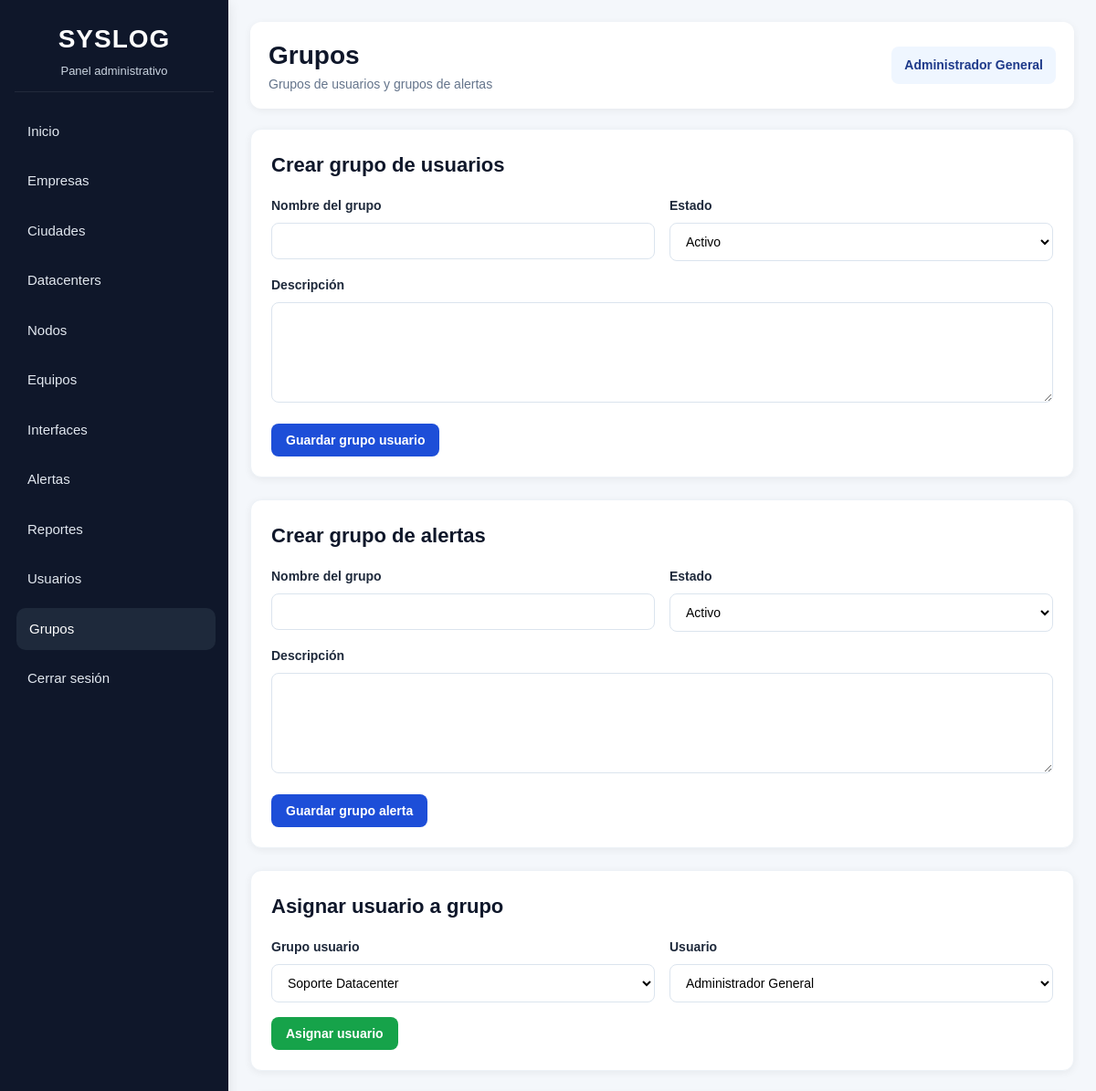
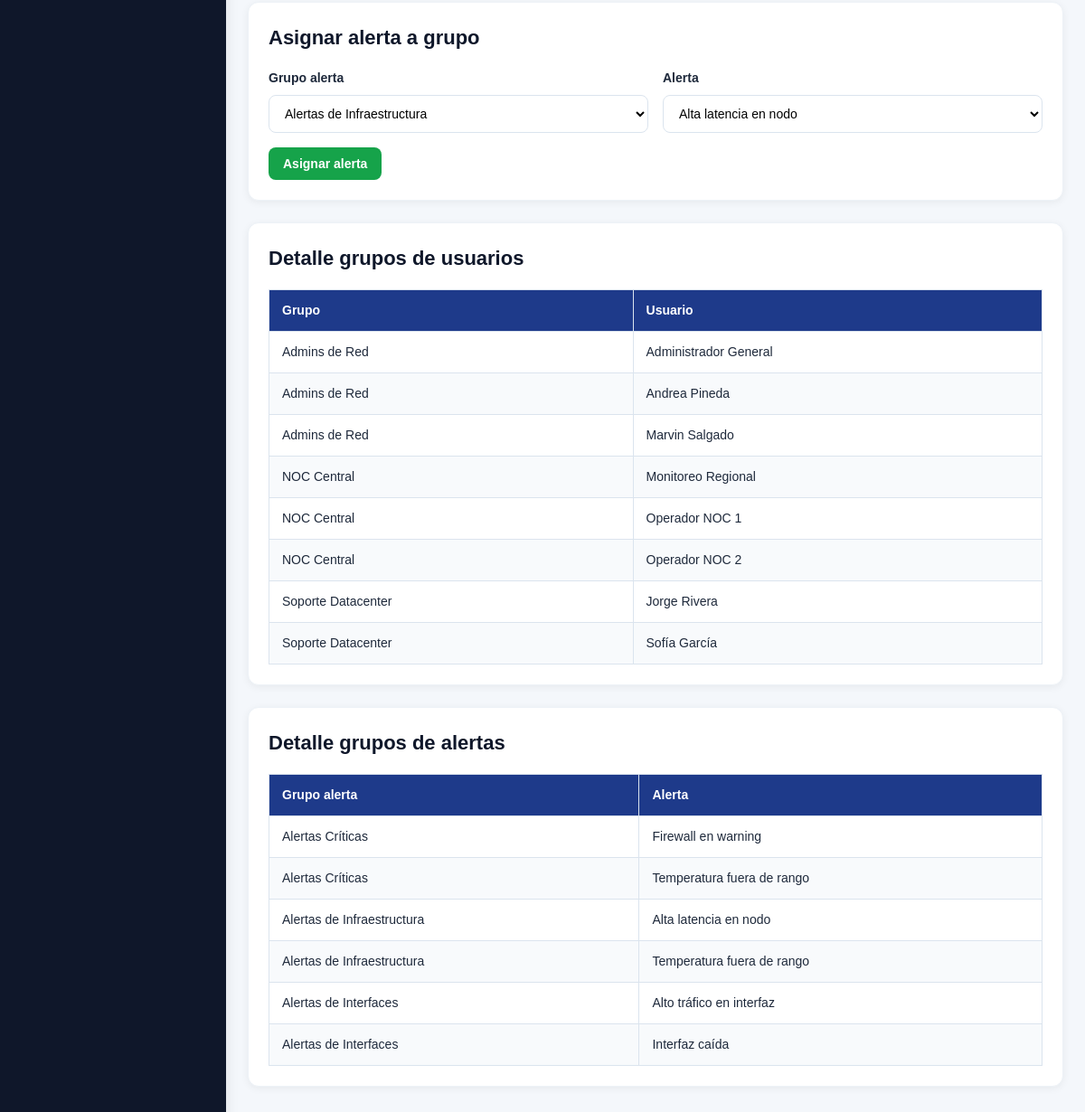
The app's page /pages/grupos.php (signed in) with its own data (2 pictures, top to bottom).
### tables this page shows
CREATE TABLE `grupo_usuario` (
  `id_grupo_usuario` int(11) NOT NULL,
  `nombre_grupo` varchar(100) NOT NULL,
  `descripcion` varchar(255) DEFAULT NULL,
  `estado` enum('activo','inactivo') DEFAULT 'activo'
);

CREATE TABLE `usuario` (
  `id_usuario` int(11) NOT NULL,
  `id_rol` int(11) NOT NULL,
  `id_empresa` int(11) DEFAULT NULL,
  `nombre_empresa` varchar(100) DEFAULT NULL,
  `id_datacenter` int(11) DEFAULT NULL,
  `id_nodo` int(11) DEFAULT NULL,
  `id_equipo` int(11) DEFAULT NULL,
  `nombre` varchar(100) NOT NULL,
  `correo` varchar(100) NOT NULL,
  `telefono` varchar(30) DEFAULT NULL,
  `username` varchar(50) NOT NULL,
  `password` varchar(255) NOT NULL,
  `estado` enum('activo','inactivo','bloqueado') DEFAULT 'activo',
  `fecha_creacion` datetime DEFAULT current_timestamp()
);

CREATE TABLE `grupo_alerta` (
  `id_grupo_alerta` int(11) NOT NULL,
  `nombre_grupo_alerta` varchar(100) NOT NULL,
  `descripcion` varchar(255) DEFAULT NULL,
  `estado` enum('activo','inactivo') DEFAULT 'activo'
);

CREATE TABLE `alerta` (
  `id_alerta` int(11) NOT NULL,
  `nombre_alerta` varchar(100) NOT NULL,
  `descripcion` text DEFAULT NULL,
  `severidad` enum('baja','media','alta','critica') DEFAULT 'media',
  `tipo_objeto` enum('datacenter','nodo','equipo','interface') NOT NULL,
  `metrica` varchar(50) NOT NULL,
  `condicion` enum('>','<','=','>=','<=','fuera_rango') NOT NULL,
  `valor_referencia` decimal(10,2) DEFAULT NULL,
  `estado` enum('activa','inactiva') DEFAULT 'activa'
);

### pages/grupos.php (the view, shortened to what this page needs)
<?php
require_once "../includes/db.php";
$usuarios = $pdo->query("SELECT id_usuario, nombre FROM usuario ORDER BY nombre")->fetchAll(PDO::FETCH_ASSOC);
$alertas = $pdo->query("SELECT id_alerta, nombre_alerta FROM alerta ORDER BY nombre_alerta")->fetchAll(PDO::FETCH_ASSOC);
$gruposUsuario = $pdo->query("SELECT * FROM grupo_usuario ORDER BY id_grupo_usuario DESC")->fetchAll(PDO::FETCH_ASSOC);
$gruposAlerta = $pdo->query("SELECT * FROM grupo_alerta ORDER BY id_grupo_alerta DESC")->fetchAll(PDO::FETCH_ASSOC);
$detalleUsuarios = $pdo->query("
    SELECT gu.nombre_grupo, u.nombre
    FROM detalle_grupo_usuario d
    INNER JOIN grupo_usuario gu ON d.id_grupo_usuario = gu.id_grupo_usuario
    INNER JOIN usuario u ON d.id_usuario = u.id_usuario
    ORDER BY gu.nombre_grupo, u.nombre
")->fetchAll(PDO::FETCH_ASSOC);
$detalleAlertas = $pdo->query("
    SELECT ga.nombre_grupo_alerta, a.nombre_alerta
    FROM detalle_grupo_alerta d
    INNER JOIN grupo_alerta ga ON d.id_grupo_alerta = ga.id_grupo_alerta
    INNER JOIN alerta a ON d.id_alerta = a.id_alerta
    ORDER BY ga.nombre_grupo_alerta, a.nombre_alerta
")->fetchAll(PDO::FETCH_ASSOC);
?>
<!DOCTYPE html>
<html lang="es">
<head>
    <link rel="stylesheet" href="../css/style.css">
</head>
<body>
<div class="main-layout">
<?php include "../includes/menu.php"; ?>
<div class="content">
    <div class="topbar">
        <div><h1>Grupos</h1><p class="muted-text">Grupos de usuarios y grupos de alertas</p></div>
        <div class="user-box"><?php echo $_SESSION["usuario"]; ?></div>
    </div>
    <div class="section">
        <div class="section-header"><h2>Crear grupo de usuarios</h2></div>
        <form method="POST">
            <div class="form-grid">
                <div class="form-group"><label>Nombre del grupo</label><input type="text" name="nombre_grupo" required></div>
                <div class="form-group">
                    <label>Estado</label>
                    <select name="estado">
                        <option value="activo">Activo</option>
                    </select>
                </div>
            </div>
            <div class="form-group"><label>Descripción</label><textarea name="descripcion"></textarea></div>
            <button class="btn btn-primary" type="submit">Guardar grupo usuario</button>
        </form>
    </div>
    <div class="section">
        <div class="section-header"><h2>Crear grupo de alertas</h2></div>
        <form method="POST">
            <div class="form-grid">
                <div class="form-group"><label>Nombre del grupo</label><input type="text" name="nombre_grupo_alerta" required></div>
                <div class="form-group">
                    <label>Estado</label>
                    <select name="estado_alerta">
                        <option value="activo">Activo</option>
                    </select>
                </div>
            </div>
            <div class="form-group"><label>Descripción</label><textarea name="descripcion_alerta"></textarea></div>
            <button class="btn btn-primary" type="submit">Guardar grupo alerta</button>
        </form>
    </div>
    <div class="section">
        <div class="section-header"><h2>Asignar usuario a grupo</h2></div>
        <form method="POST">
            <div class="form-grid">
                <div class="form-group">
                    <label>Grupo usuario</label>
                    <select name="id_grupo_usuario">
                        <?php foreach ($gruposUsuario as $g): ?><option value="<?php echo $g["id_grupo_usuario"]; ?>"><?php echo htmlspecialchars($g["nombre_grupo"]); ?></option><?php endforeach; ?>
                    </select>
                </div>
                <div class="form-group">
                    <label>Usuario</label>
                    <select name="id_usuario">
                        <?php foreach ($usuarios as $u): ?><option value="<?php echo $u["id_usuario"]; ?>"><?php echo htmlspecialchars($u["nombre"]); ?></option><?php endforeach; ?>
                    </select>
                </div>
            </div>
            <button class="btn btn-success" type="submit">Asignar usuario</button>
        </form>
    </div>
    <div class="section">
        <div class="section-header"><h2>Asignar alerta a grupo</h2></div>
        <form method="POST">
            <div class="form-grid">
                <div class="form-group">
                    <label>Grupo alerta</label>
                    <select name="id_grupo_alerta">
                        <?php foreach ($gruposAlerta as $g): ?><option value="<?php echo $g["id_grupo_alerta"]; ?>"><?php echo htmlspecialchars($g["nombre_grupo_alerta"]); ?></option><?php endforeach; ?>
                    </select>
                </div>
                <div class="form-group">
                    <label>Alerta</label>
                    <select name="id_alerta">
                        <?php foreach ($alertas as $a): ?><option value="<?php echo $a["id_alerta"]; ?>"><?php echo htmlspecialchars($a["nombre_alerta"]); ?></option><?php endforeach; ?>
                    </select>
                </div>
            </div>
            <button class="btn btn-success" type="submit">Asignar alerta</button>
        </form>
    </div>
    <div class="section">
        <div class="section-header"><h2>Detalle grupos de usuarios</h2></div>
        <div class="table-responsive">
            <table class="table">
                <thead><tr><th>Grupo</th><th>Usuario</th></tr></thead>
                <tbody>
                    <?php foreach ($detalleUsuarios as $d): ?>
                    <tr>
                        <td><?php echo htmlspecialchars($d["nombre_grupo"]); ?></td>
                        <td><?php echo htmlspecialchars($d["nombre"]); ?></td>
                    </tr>
                    <?php endforeach; ?>
                </tbody>
            </table>
        </div>
    </div>
    <div class="section">
        <div class="section-header"><h2>Detalle grupos de alertas</h2></div>
        <div class="table-responsive">
            <table class="table">
                <thead><tr><th>Grupo alerta</th><th>Alerta</th></tr></thead>
                <tbody>
                    <?php foreach ($detalleAlertas as $d): ?>
                    <tr>
                        <td><?php echo htmlspecialchars($d["nombre_grupo_alerta"]); ?></td>
                        <td><?php echo htmlspecialchars($d["nombre_alerta"]); ?></td>
                    </tr>
                    <?php endforeach; ?>
                </tbody>
            </table>
        </div>
    </div>
</div>
</div>
</body>
</html>

### css/style.css (style rules this page uses)
* { margin: 0; padding: 0; box-sizing: border-box; }
:root { --bg-main: #f4f7fb; --bg-card: #ffffff; --bg-sidebar: #0f172a; --bg-sidebar-hover: #1e293b; --bg-topbar: #ffffff; --primary: #1d4ed8; --primary-dark: #1e3a8a; --secondary: #0ea5e9; --success: #16a34a; --warning: #f59e0b; --danger: #dc2626; --dark: #0f172a; --gray: #64748b; --light-gray: #e2e8f0; --border: #dbe4ee; --text-main: #1e293b; --text-light: #ffffff; --text-muted: #64748b; --shadow-sm: 0 2px 8px rgba(0,0,0,0.06); --shadow-md: 0 4px 14px rgba(0,0,0,0.10); --shadow-lg: 0 10px 25px rgba(0,0,0,0.16); --radius-sm: 8px; --radius-md: 12px; --radius-lg: 16px; --transition: all 0.25s ease; }
body { font-family: Arial, Helvetica, sans-serif; background: var(--bg-main); color: var(--text-main); line-height: 1.5; }
.main-layout { display: flex; min-height: 100vh; }
.content { flex: 1; padding: 24px; overflow-x: auto; }
.topbar { background: var(--bg-topbar); border-radius: var(--radius-md); box-shadow: var(--shadow-sm); padding: 16px 20px; margin-bottom: 22px; display: flex; align-items: center; justify-content: space-between; gap: 16px; }
.topbar h1 { font-size: 28px; color: var(--dark); }
.user-box { background: #eff6ff; color: var(--primary-dark); padding: 10px 14px; border-radius: var(--radius-sm); font-size: 14px; font-weight: bold; }
.section { background: var(--bg-card); border-radius: var(--radius-md); box-shadow: var(--shadow-sm); padding: 22px; margin-bottom: 24px; border: 1px solid #edf2f7; }
.section-header { display: flex; justify-content: space-between; align-items: center; gap: 14px; margin-bottom: 18px; flex-wrap: wrap; }
.section-header h2 { font-size: 22px; color: var(--dark); }
.btn { display: inline-block; border: none; border-radius: var(--radius-sm); padding: 10px 16px; font-size: 14px; font-weight: bold; cursor: pointer; transition: var(--transition); }
.btn-primary { background: var(--primary); color: white; }
.btn-success { background: var(--success); color: white; }
.table-responsive { width: 100%; overflow-x: auto; }
.table { width: 100%; border-collapse: collapse; min-width: 800px; }
.table thead { background: var(--primary-dark); color: white; }
.table th, .table td { padding: 12px 14px; border: 1px solid var(--border); text-align: left; font-size: 14px; }
.table tbody tr:nth-child(even) { background: #f8fafc; }
.form-grid { display: grid; grid-template-columns: repeat(auto-fit, minmax(220px, 1fr)); gap: 16px; }
.form-group { margin-bottom: 16px; }
.form-group label { display: block; margin-bottom: 8px; font-weight: bold; color: var(--text-main); font-size: 14px; }
.form-group input, .form-group select, .form-group textarea { width: 100%; border: 1px solid var(--border); border-radius: var(--radius-sm); padding: 11px 13px; font-size: 14px; background: #fff; outline: none; transition: var(--transition); }
.form-group textarea { min-height: 110px; resize: vertical; }
.muted-text { color: var(--text-muted); font-size: 14px; }

### records on screen
grupo_usuario: nombre_grupo "Admins de Red", usuario.nombre "Administrador General", usuario.nombre "Andrea Pineda", usuario.nombre "Marvin Salgado"
grupo_usuario: nombre_grupo "NOC Central", usuario.nombre "Monitoreo Regional", usuario.nombre "Operador NOC 1", usuario.nombre "Operador NOC 2"
grupo_usuario: nombre_grupo "Soporte Datacenter", usuario.nombre "Jorge Rivera", usuario.nombre "Sofía García"
grupo_alerta: nombre_grupo_alerta "Alertas Críticas", alerta.nombre_alerta "Firewall en warning", alerta.nombre_alerta "Temperatura fuera de rango"
grupo_alerta: nombre_grupo_alerta "Alertas de Infraestructura", alerta.nombre_alerta "Alta latencia en nodo", alerta.nombre_alerta "Temperatura fuera de rango"
grupo_alerta: nombre_grupo_alerta "Alertas de Interfaces", alerta.nombre_alerta "Alto tráfico en interfaz", alerta.nombre_alerta "Interfaz caída"

### other values on screen
$_SESSION["usuario"] "Administrador General"
form field id_grupo_usuario "Soporte Datacenter"
form field id_usuario "Administrador General"
form field id_grupo_alerta "Alertas de Infraestructura"
form field id_alerta "Alta latencia en nodo"
